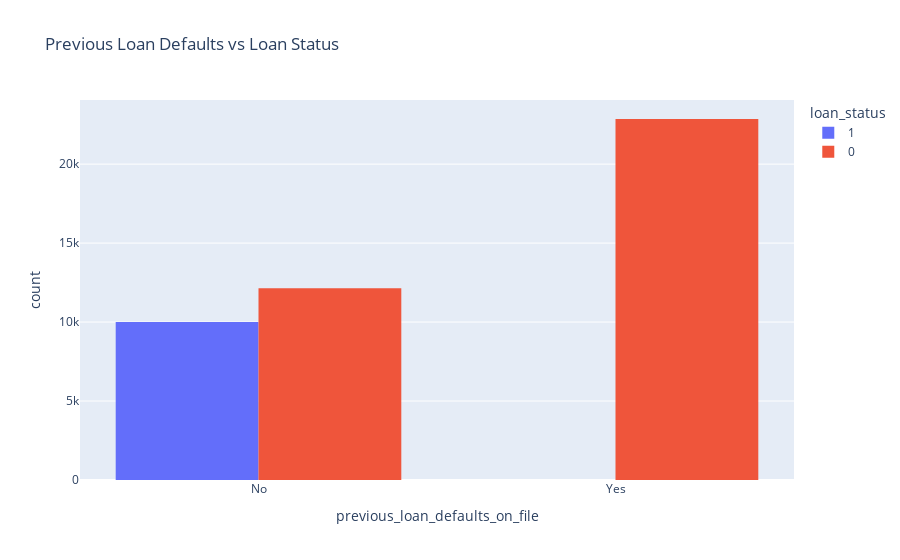

This figure's notebook cell:
### Code cell
fig = px.histogram(loan,x="previous_loan_defaults_on_file",color="loan_status",barmode="group",title="Previous Loan Defaults vs Loan Status")
fig.show()

### Figure 1 — Plotly figure (JSON) as saved in the notebook; plotly's stock layout.template omitted (floating-point values rounded to 4 significant figures; data arrays with more than 128 entries replaced by an {"elided": "..."} marker saying what was removed)
{"data": [{"alignmentgroup": "True", "bingroup": "x", "hovertemplate": "loan_status=1<br>previous_loan_defaults_on_file=%{x}<br>count=%{y}<extra></extra>", "legendgroup": "1", "marker": {"color": "#636efa", "pattern": {"shape": ""}}, "name": "1", "offsetgroup": "1", "orientation": "v", "showlegend": true, "type": "histogram", "x": {"elided": "10000 str values"}, "xaxis": "x", "yaxis": "y"}, {"alignmentgroup": "True", "bingroup": "x", "hovertemplate": "loan_status=0<br>previous_loan_defaults_on_file=%{x}<br>count=%{y}<extra></extra>", "legendgroup": "0", "marker": {"color": "#EF553B", "pattern": {"shape": ""}}, "name": "0", "offsetgroup": "0", "orientation": "v", "showlegend": true, "type": "histogram", "x": {"elided": "35000 str values"}, "xaxis": "x", "yaxis": "y"}], "layout": {"barmode": "group", "legend": {"title": {"text": "loan_status"}, "tracegroupgap": 0}, "title": {"text": "Previous Loan Defaults vs Loan Status"}, "xaxis": {"anchor": "y", "domain": [0, 1], "title": {"text": "previous_loan_defaults_on_file"}}, "yaxis": {"anchor": "x", "domain": [0, 1], "title": {"text": "count"}}}}
